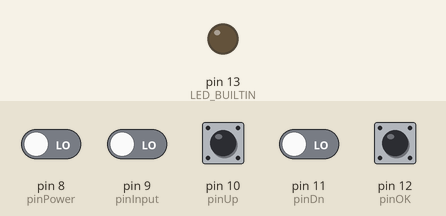
Simulated run of this sketch. Board: Arduino Uno, built with avr-gcc and run on an emulated ATmega328P. On the bench: output pins drawn as LEDs (lit = HIGH). Dashed ring = blinking. The test bench sets the inputs (shaded band); at power-on: pin 8 (pinPower), pin 9 (pinInput), pin 10 (pinUp), pin 11 (pinDn), pin 12 (pinOK) LOW.

Above: at 1.2 s.
1.3 s: pin 8 (pinPower) driven HIGH
At 1.46 s:
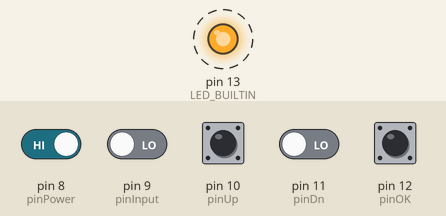
4.3 s: pin 8 (pinPower) driven LOW
At 4.49 s:
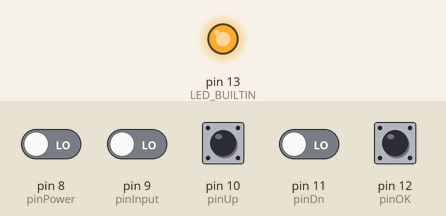
5.8 s: pin 9 (pinInput) driven HIGH
At 6.13 s:
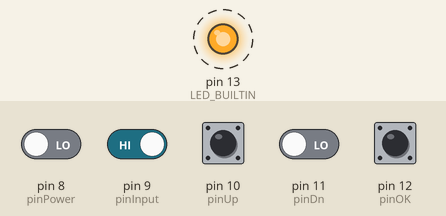
Timing chart, 0 to 14.8 s (numbered marks = the images above; inputs shaded):
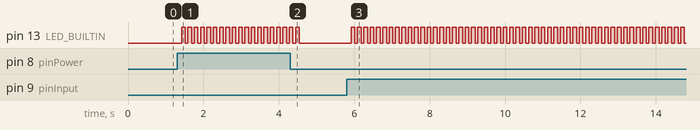

Measured:
- after the input at 1.3 s, pin 13 (LED_BUILTIN): alternates HIGH for 0.10 s and LOW for 0.07 s, starting after 0.12 s
- after the input at 4.3 s, pin 13 (LED_BUILTIN): goes on until 4.5 s, then stays LOW
- after the input at 5.8 s, pin 13 (LED_BUILTIN): alternates HIGH for 0.10 s and LOW for 0.07 s, starting after 0.12 s

The sketch:

ir_remote_nec.ino
```cpp
// (licence header left out)
#include <IRremote.h>

#define NECPower 0x20DF10EF  // Panasonic Power button
#define NECInput 0x20DFD02F
#define NECUp 0x20DF40BF
#define NECDn 0x20DFC03F
#define NECMute 0x20DF906F
#define NECOK 0x20DF22DD
#define NECUp 0x20DF02FD
#define NECDn 0x20DF827D

const int pinPower = 8;
const int pinInput = 9;
const int pinUp = 10;
const int pinDn = 11;
const int pinOK = 12;

int buttonStatePower;
int buttonStateInput;
int buttonStateUp;
int buttonStateDn;
int buttonStateOK;

int lastButtonStatePower = LOW;
int lastButtonStateInput = LOW;
int lastButtonStateUp = LOW;
int lastButtonStateDn = LOW;
int lastButtonStateOK = LOW;

long lastDebounceTimePower = 0;
long lastDebounceTimeInput = 0;
long lastDebounceTimeUp = 0;
long lastDebounceTimeDn = 0;
long lastDebounceTimeOK = 0;

long debounceDelay = 50;    // the debounce time; increase if the output flickers

IRsend irsend;
int i;
int reading;

void setup()
{
  pinMode(LED_BUILTIN, OUTPUT);
  digitalWrite(LED_BUILTIN, LOW);
  for (i = 8; i < 13; i++)
    pinMode(i, INPUT);
}

void loop()
{
  reading = digitalRead(pinPower);
  if (reading != lastButtonStatePower) lastDebounceTimePower = millis();
  if ((millis() - lastDebounceTimePower) > debounceDelay) buttonStatePower = reading;
  if (buttonStatePower == HIGH)
  {
    irsend.sendNEC(NECPower, 32);
    blinker();
  }
  lastButtonStatePower = reading;
  reading = digitalRead(pinInput);
  if (reading != lastButtonStateInput) lastDebounceTimeInput = millis();
  if ((millis() - lastDebounceTimeInput) > debounceDelay) buttonStateInput = reading;
  if (buttonStateInput == HIGH)
  {
    irsend.sendNEC(NECInput, 32);
    blinker();
  }
  lastButtonStateInput = reading;
  reading = digitalRead(pinUp);
  if (reading != lastButtonStateUp) lastDebounceTimeUp = millis();
  if ((millis() - lastDebounceTimeUp) > debounceDelay) buttonStateUp = reading;
  else if (buttonStateUp == HIGH)
  {
    irsend.sendNEC(NECUp, 32);
    blinker();
  }
  lastButtonStateUp = reading;
  reading = digitalRead(pinDn);
  if (reading != lastButtonStateDn) lastDebounceTimeDn = millis();
  if ((millis() - lastDebounceTimeDn) > debounceDelay) buttonStateDn = reading;
  else if (buttonStateDn == HIGH)
  {
    irsend.sendNEC(NECDn, 32);
    blinker();
  }
  lastButtonStateDn = reading;
  reading = digitalRead(pinOK);
  if (reading != lastButtonStateOK) lastDebounceTimeOK = millis();
  if ((millis() - lastDebounceTimeOK) > debounceDelay) buttonStateOK = reading;
  else if (buttonStateOK == HIGH)
  {
    irsend.sendNEC(NECOK, 32);
    blinker();
  }
  lastButtonStateOK = reading;
/*
  delayMicroseconds(50); // see http://www.sbprojects.com/knowledge/ir/jvc.php for information
  irsend.sendJVC(JVCPower, 16,1); // hex value, 16 bits, repeat
  delayMicroseconds(50);
  */
}

void blinker()
{
    digitalWrite(LED_BUILTIN, HIGH);
    delay(100);
    digitalWrite(LED_BUILTIN, LOW);
}

/*
int button(int pin, int
  reading = digitalRead(pinPower);
  if (reading != lastButtonStatePower) lastDebounceTimePower = millis();
  if ((millis() - lastDebounceTimePower) > debounceDelay) buttonStatePower = reading;
  if (buttonStatePower == HIGH)
  {
    irsend.sendNEC(NECPower, 32);
    blinker();
  }
  lastButtonStatePower = reading;
*/
```
